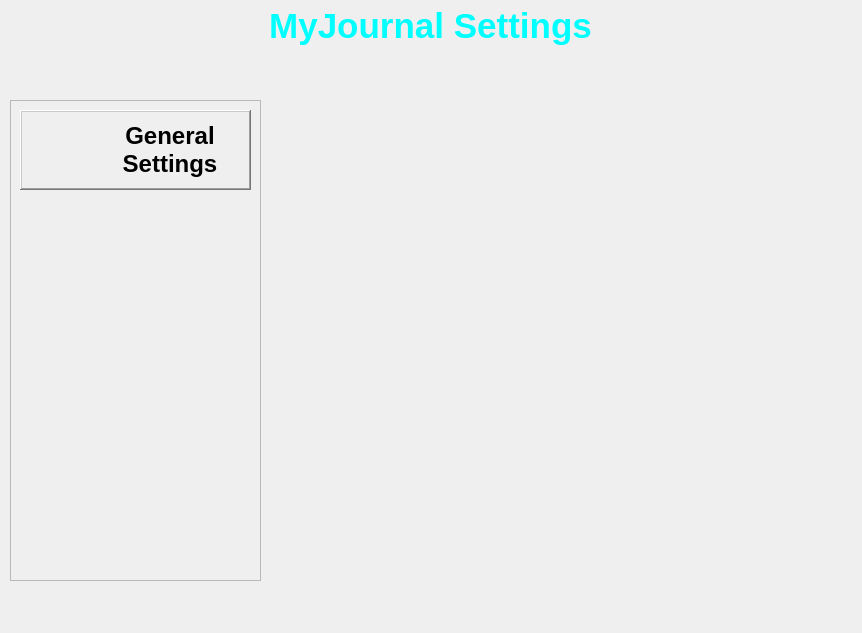
<?xml version="1.0" encoding="UTF-8"?>
<ui version="4.0">
 <class>Dialog</class>
 <widget class="QDialog" name="Dialog">
  <property name="geometry">
   <rect>
    <x>0</x>
    <y>0</y>
    <width>862</width>
    <height>633</height>
   </rect>
  </property>
  <property name="windowTitle">
   <string>Dialog</string>
  </property>
  <widget class="QLabel" name="label">
   <property name="geometry">
    <rect>
     <x>0</x>
     <y>0</y>
     <width>861</width>
     <height>51</height>
    </rect>
   </property>
   <property name="font">
    <font>
     <pointsize>26</pointsize>
     <weight>75</weight>
     <bold>true</bold>
    </font>
   </property>
   <property name="styleSheet">
    <string notr="true">color: rgb(0, 255, 255);</string>
   </property>
   <property name="text">
    <string>MyJournal Settings</string>
   </property>
   <property name="alignment">
    <set>Qt::AlignCenter</set>
   </property>
  </widget>
  <widget class="QFrame" name="frame">
   <property name="geometry">
    <rect>
     <x>10</x>
     <y>100</y>
     <width>251</width>
     <height>481</height>
    </rect>
   </property>
   <property name="frameShape">
    <enum>QFrame::StyledPanel</enum>
   </property>
   <property name="frameShadow">
    <enum>QFrame::Raised</enum>
   </property>
   <widget class="QFrame" name="frame_2">
    <property name="geometry">
     <rect>
      <x>10</x>
      <y>10</y>
      <width>231</width>
      <height>80</height>
     </rect>
    </property>
    <property name="frameShape">
     <enum>QFrame::WinPanel</enum>
    </property>
    <property name="frameShadow">
     <enum>QFrame::Raised</enum>
    </property>
    <widget class="QLabel" name="label_2">
     <property name="geometry">
      <rect>
       <x>10</x>
       <y>10</y>
       <width>60</width>
       <height>60</height>
      </rect>
     </property>
     <property name="text">
      <string/>
     </property>
     <property name="pixmap">
      <pixmap>../images/settings.png</pixmap>
     </property>
     <property name="scaledContents">
      <bool>true</bool>
     </property>
    </widget>
    <widget class="QLabel" name="label_3">
     <property name="geometry">
      <rect>
       <x>80</x>
       <y>10</y>
       <width>140</width>
       <height>60</height>
      </rect>
     </property>
     <property name="font">
      <font>
       <pointsize>18</pointsize>
       <weight>75</weight>
       <bold>true</bold>
      </font>
     </property>
     <property name="text">
      <string>General Settings</string>
     </property>
     <property name="alignment">
      <set>Qt::AlignCenter</set>
     </property>
     <property name="wordWrap">
      <bool>true</bool>
     </property>
     <property name="textInteractionFlags">
      <set>Qt::LinksAccessibleByMouse|Qt::TextSelectableByMouse</set>
     </property>
    </widget>
   </widget>
  </widget>
 </widget>
 <resources/>
 <connections/>
</ui>
